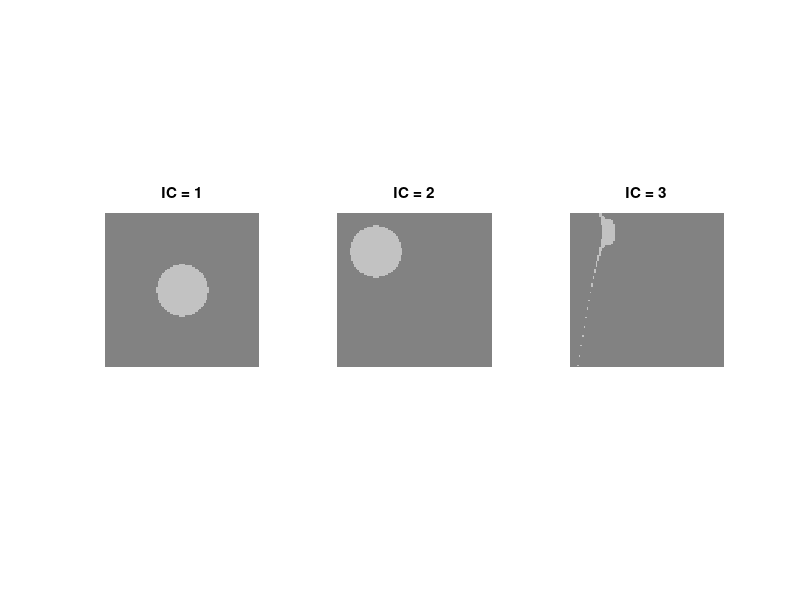

This figure's MATLAB source:
% Set parameters
volfrac = 0.5; % Set the volume fraction
nely = 100; % Set the number of elements in the y-direction
nelx = 100; % Set the number of elements in the x-direction

% Create a figure
figure;

for IC = 1:3
    % Initialize design variable matrix
    x = repmat(volfrac, nely, nelx);
    
    % Generate initial condition pattern
    for i = 1:nelx
        for j = 1:nely
            if IC == 1
                if sqrt((i - nelx/2 - 0.5)^2 + (j - nely/2 - 0.5)^2) < min(nelx, nely) / 6
                    x(j, i) = volfrac / 2;
                end
            elseif IC == 2
                if sqrt((i - nelx/4 - 0.5)^2 + (j - nely/4 - 0.5)^2) < min(nelx, nely) / 6
                    x(j, i) = volfrac / 2;
                end
            elseif IC == 3
                if sqrt((i - nelx/4 - 0.5)^3 + (j - nely/8 - 0.5)^2) < min(nelx / 2, nely) / 6
                    x(j, i) = volfrac / 2;
                end
            end
        end
    end

    % Plot each pattern in a subplot
    subplot(1, 3, IC);
    imagesc(1 - x, [0, 1]);
    colormap(gray);
    title(['IC = ', num2str(IC)]);
    axis equal; % 保持纵横比相等
    xlim([0, nelx]); % 限制x轴显示范围
    ylim([0, nely]); % 限制y轴显示范围
    axis off; % 隐藏坐标轴
end